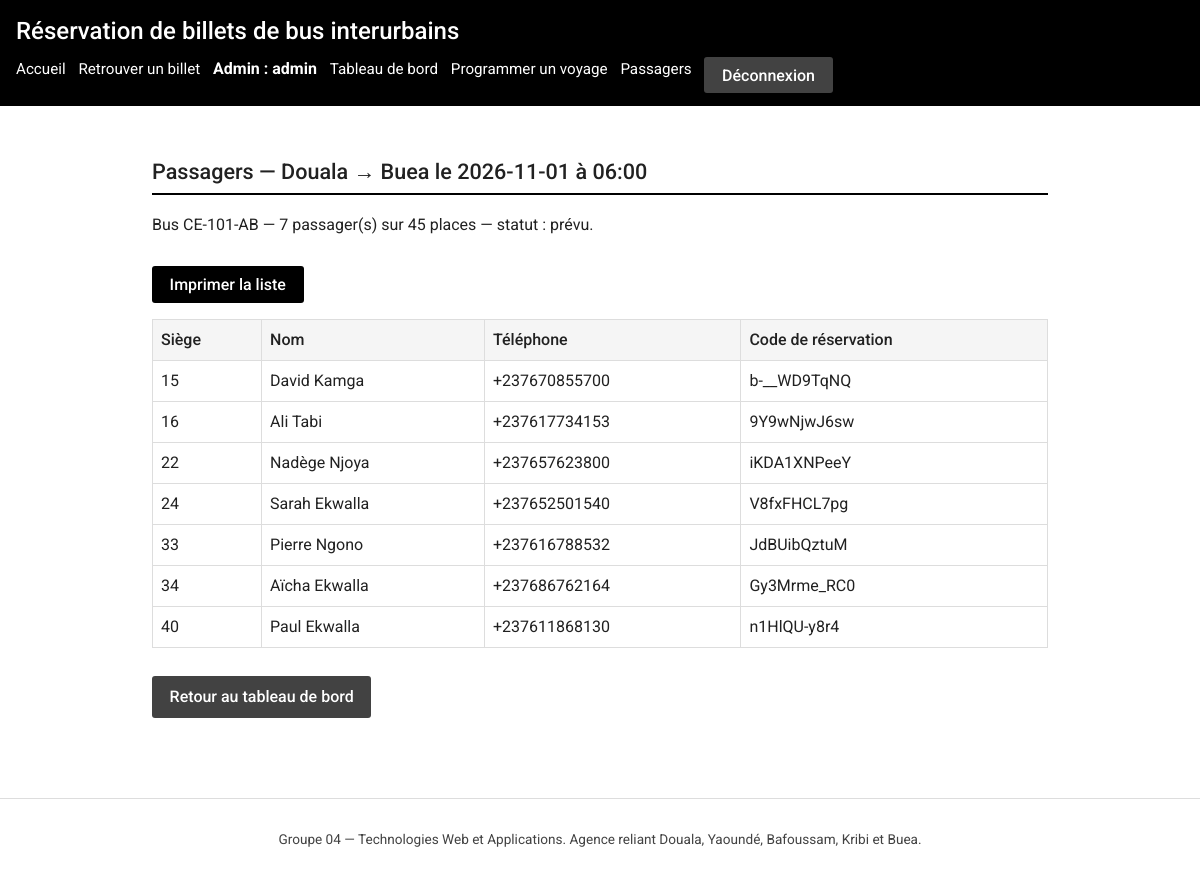
/admin/voyages/55/passagers (signed in), run on the app's committed database.
### tables this page shows
CREATE TABLE trajets (
    id              INTEGER PRIMARY KEY AUTOINCREMENT,
    ville_depart    TEXT NOT NULL
                    CHECK (ville_depart IN ('Douala','Yaoundé','Bafoussam','Kribi','Buea')),
    ville_arrivee   TEXT NOT NULL
                    CHECK (ville_arrivee IN ('Douala','Yaoundé','Bafoussam','Kribi','Buea')),
    duree_minutes   INTEGER NOT NULL CHECK (duree_minutes > 0),
    prix_classique  REAL NOT NULL CHECK (prix_classique > 0),
    prix_vip        REAL NOT NULL CHECK (prix_vip > 0),
    CHECK (ville_depart <> ville_arrivee)
);

CREATE TABLE voyages (
    id        INTEGER PRIMARY KEY AUTOINCREMENT,
    trajet_id INTEGER NOT NULL REFERENCES trajets(id),
    bus_id    INTEGER NOT NULL REFERENCES bus(id),
    date      TEXT NOT NULL,            -- format ISO AAAA-MM-JJ
    heure     TEXT NOT NULL,            -- format HH:MM
    statut    TEXT NOT NULL DEFAULT 'prévu'
              CHECK (statut IN ('prévu','parti','annulé'))
);

CREATE TABLE bus (
    id              INTEGER PRIMARY KEY AUTOINCREMENT,
    immatriculation TEXT NOT NULL UNIQUE,
    nombre_places   INTEGER NOT NULL CHECK (nombre_places BETWEEN 1 AND 100),
    type            TEXT NOT NULL CHECK (type IN ('classique','vip'))
);

CREATE TABLE billets (
    id               INTEGER PRIMARY KEY AUTOINCREMENT,
    voyage_id        INTEGER NOT NULL REFERENCES voyages(id),
    numero_siege     INTEGER NOT NULL CHECK (numero_siege >= 1),
    nom              TEXT NOT NULL,
    telephone        TEXT NOT NULL,
    piece_identite   TEXT NOT NULL,
    code_reservation TEXT NOT NULL UNIQUE,
    date_achat       TEXT NOT NULL,     -- format ISO AAAA-MM-JJ
    -- Anti double-vente : un siège jamais deux fois pour le même voyage
    UNIQUE (voyage_id, numero_siege)
);

### app.py (the view)
@app.route("/admin/voyages/<int:voyage_id>/passagers")
@administrateur_requis
def admin_passagers(voyage_id):
    bdd = get_db()
    voyage = bdd.execute(
        """SELECT v.id, v.date, v.heure, v.statut,
                  t.ville_depart, t.ville_arrivee,
                  b.immatriculation, b.nombre_places
           FROM voyages v
           JOIN trajets t ON t.id = v.trajet_id
           JOIN bus b ON b.id = v.bus_id
           WHERE v.id = ?""",
        (voyage_id,),
    ).fetchone()
    if voyage is None:
        flash("Voyage introuvable.", "erreur")
        return redirect(url_for("admin_tableau"))
    passagers = bdd.execute(
        """SELECT nom, telephone, numero_siege, code_reservation
           FROM billets WHERE voyage_id = ?
           ORDER BY numero_siege""",
        (voyage_id,),
    ).fetchall()
    return render_template(
        "admin/passagers.html", voyage=voyage, passagers=passagers
    )

### app.py (called while the page is built)
def get_db():
    if "bdd" not in g:
        g.bdd = sqlite3.connect(CHEMIN_BDD)
        g.bdd.row_factory = sqlite3.Row
        g.bdd.execute("PRAGMA foreign_keys = ON")
    return g.bdd

@app.teardown_appcontext
def fermer_bdd(exception):
    bdd = g.pop("bdd", None)
    if bdd is not None:
        bdd.close()

def administrateur_requis(vue):
    @wraps(vue)
    def enveloppe(*args, **kwargs):
        if session.get("admin_id") is None:
            flash("Accès refusé : connectez-vous à l'administration.", "erreur")
            return redirect(url_for("admin_connexion"))
        return vue(*args, **kwargs)
    return enveloppe

### templates/admin/passagers.html (shortened to what this page needs)
{% extends "admin/base_admin.html" %}
{% block liens_admin %}
  <li><a href="{{ url_for('admin_passagers', voyage_id=voyage.id) }}">Passagers</a></li>
{% endblock %}
{% block contenu_admin %}
<section>
  <h2>Passagers — {{ voyage.ville_depart }} → {{ voyage.ville_arrivee }}
      le {{ voyage.date }} à {{ voyage.heure }}</h2>
  <p class="pas-a-imprimer">
    Bus {{ voyage.immatriculation }} — {{ passagers|length }} passager(s)
    sur {{ voyage.nombre_places }} places — statut : {{ voyage.statut }}.
  </p>
  <p class="pas-a-imprimer">
    <button type="button" onclick="window.print()">Imprimer la liste</button>
  </p>
  {% if passagers %}
    <table>
      <thead>
        <tr>
          <th scope="col">Siège</th>
          <th scope="col">Nom</th>
          <th scope="col">Téléphone</th>
          <th scope="col">Code de réservation</th>
        </tr>
      </thead>
      <tbody>
        {% for passager in passagers %}
          <tr>
            <td>{{ passager.numero_siege }}</td>
            <td>{{ passager.nom }}</td>
            <td>{{ passager.telephone }}</td>
            <td>{{ passager.code_reservation }}</td>
          </tr>
        {% endfor %}
      </tbody>
    </table>
  {% else %}
    <p>Aucun passager pour ce voyage.</p>
  {% endif %}
  <p class="pas-a-imprimer">
    <a class="btn secondary" href="{{ url_for('admin_tableau') }}">Retour au tableau de bord</a>
  </p>
</section>
{% endblock %}

### static/css/style.css (style rules this page uses)
:root { --fond: #ffffff; --gris-clair: #f5f5f5; --gris: #9e9e9e; --gris-fonce: #424242; --texte: #212121; --accent: #000000; --bordure: #dddddd; --rouge-erreur: #b71c1c; --vert-succes: #1b5e20; }
* { box-sizing: border-box; }
body { margin: 0; font-family: 'Roboto', 'Segoe UI', Arial, sans-serif; font-size: 16px; line-height: 1.5; color: var(--texte); background: var(--fond); }
nav a { color: var(--fond); text-decoration: none; font-size: 0.95rem; }
h2 { font-size: 1.15rem; font-weight: 500; border-bottom: 2px solid var(--accent); padding-bottom: 0.3rem; }
input, select, button { font-family: inherit; font-size: 1rem; }
button, .btn { display: inline-block; margin-top: 0.8rem; padding: 0.55rem 1.1rem; border: none; border-radius: 3px; background: var(--accent); color: var(--fond); text-decoration: none; cursor: pointer; font-weight: 500; }
button.secondary, .btn.secondary { background: var(--gris-fonce); }
table { width: 100%; border-collapse: collapse; margin: 1rem 0; }
th, td { border: 1px solid var(--bordure); padding: 0.5rem; text-align: left; }
th { background: var(--gris-clair); font-weight: 500; }
@media (min-width: 900px) { h2 { font-size: 1.35rem; } }

### data on the page
trajets: ville_depart "Douala", ville_arrivee "Buea"
voyages: date "2026-11-01", heure "06:00", statut "prévu"
bus: immatriculation "CE-101-AB", nombre_places "45"
billets: numero_siege "15", nom "David Kamga", telephone "+237670855700", code_reservation "b-__WD9TqNQ"
billets: numero_siege "16", nom "Ali Tabi", telephone "+237617734153", code_reservation "9Y9wNjwJ6sw"
billets: numero_siege "22", nom "Nadège Njoya", telephone "+237657623800", code_reservation "iKDA1XNPeeY"
billets: numero_siege "24", nom "Sarah Ekwalla", telephone "+237652501540", code_reservation "V8fxFHCL7pg"
billets: numero_siege "33", nom "Pierre Ngono", telephone "+237616788532", code_reservation "JdBUibQztuM"
billets: numero_siege "34", nom "Aïcha Ekwalla", telephone "+237686762164", code_reservation "Gy3Mrme_RC0"
billets: numero_siege "40", nom "Paul Ekwalla", telephone "+237611868130", code_reservation "n1HlQU-y8r4"

### other printed values
{{ session.admin_nom }} "admin"
{{ passagers|length }} "7"
